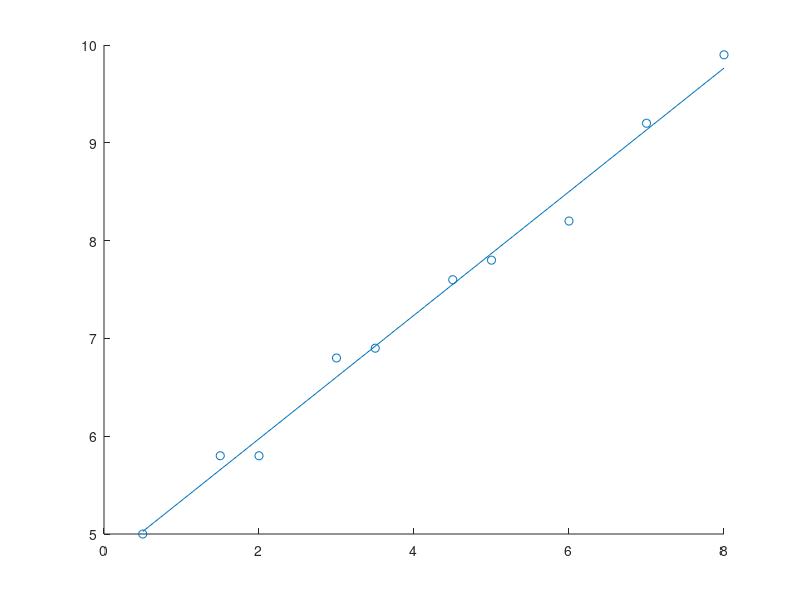

Reproduce this figure in MATLAB.
#spline(nodes, f(nodes),x) - deBoor spline??
#spline(nodes, [ _ , f(nodes), _ ], x) -complete spline
#pchip(nodes, f(nodes),x ) -piecenies

#Least Squares
#polyfit(nodes, f(nodes), 1)
#polynal(p,x)

#Hernite newton

# 1
f = @ (x) (x+1)/(3*x^2+2*x+1);

# 2
f = @ (x) x.*sin(pi*x);
nodes = [-1, -1/2, 0, 1/2, 1, 3/2];
lspc = linspace(-1, 3/2);
hermite = pchip(nodes, f(nodes), lspc);
y = f(lspc);
s = spline(nodes, f(nodes), lspc);
aa= [pi, f(nodes), -1];
s2 = spline(nodes, f(aa), lspc);
plot(lspc, y);
hold on;
scatter(nodes, f(nodes), 'o');
hold on;
plot(lspc, hermite);
hold on;
plot(lspc ,s);
hold on;
plot(lspc ,s2);
hold off;

#3
x = [0.5 1.5 2 3 3.5 4.5 5 6 7 8];
f = [5 5.8 5.8 6.8 6.9 7.6 7.8 8.2 9.2 9.9];

scatter(x, f, 'o');
hold on;

p = polyfit(x, f, 1);
lspc = linspace(0.5, 8);
f2 = polyval(p, lspc);
plot(lspc, f2);
hold on;

est = polyval(p, 4)
err = norm(polyval(p, x) - f)

hermite = pchip(x, f, lspc);
